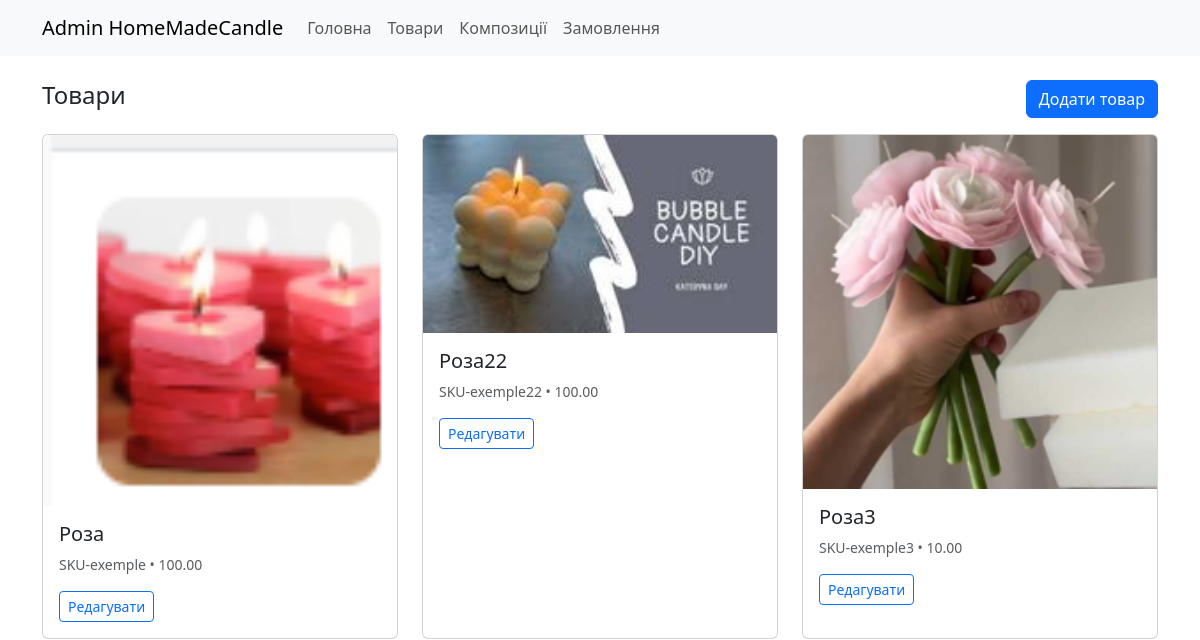
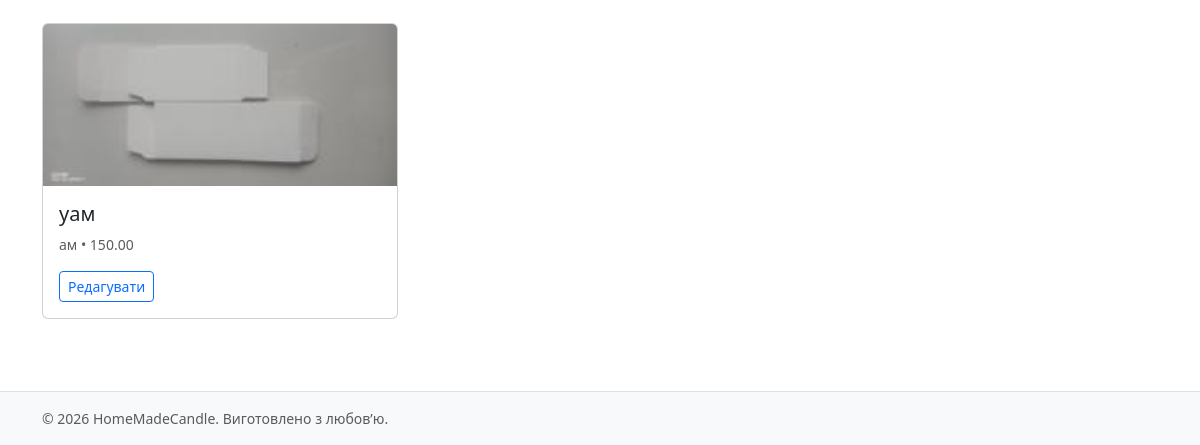
Page /admin/products (signed in) on the earlier database version (2 pictures, top to bottom).
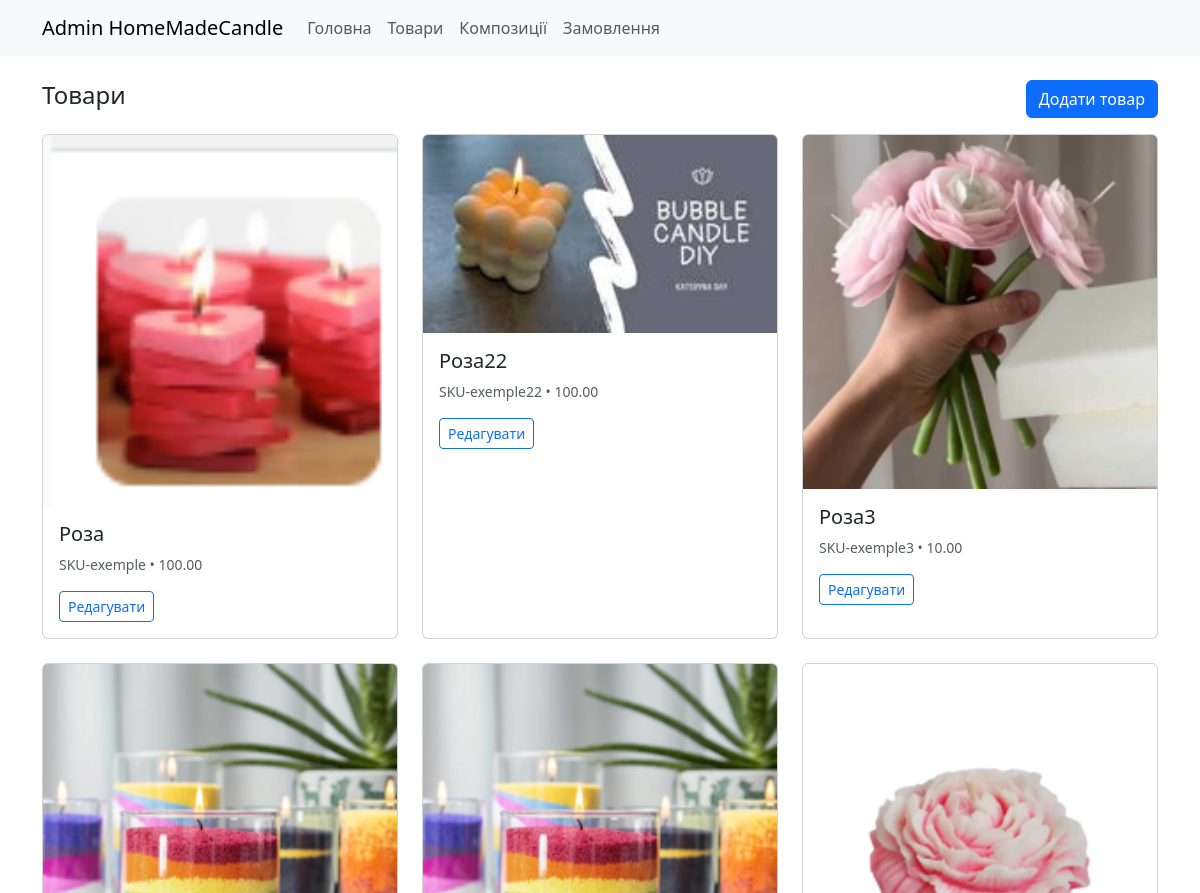
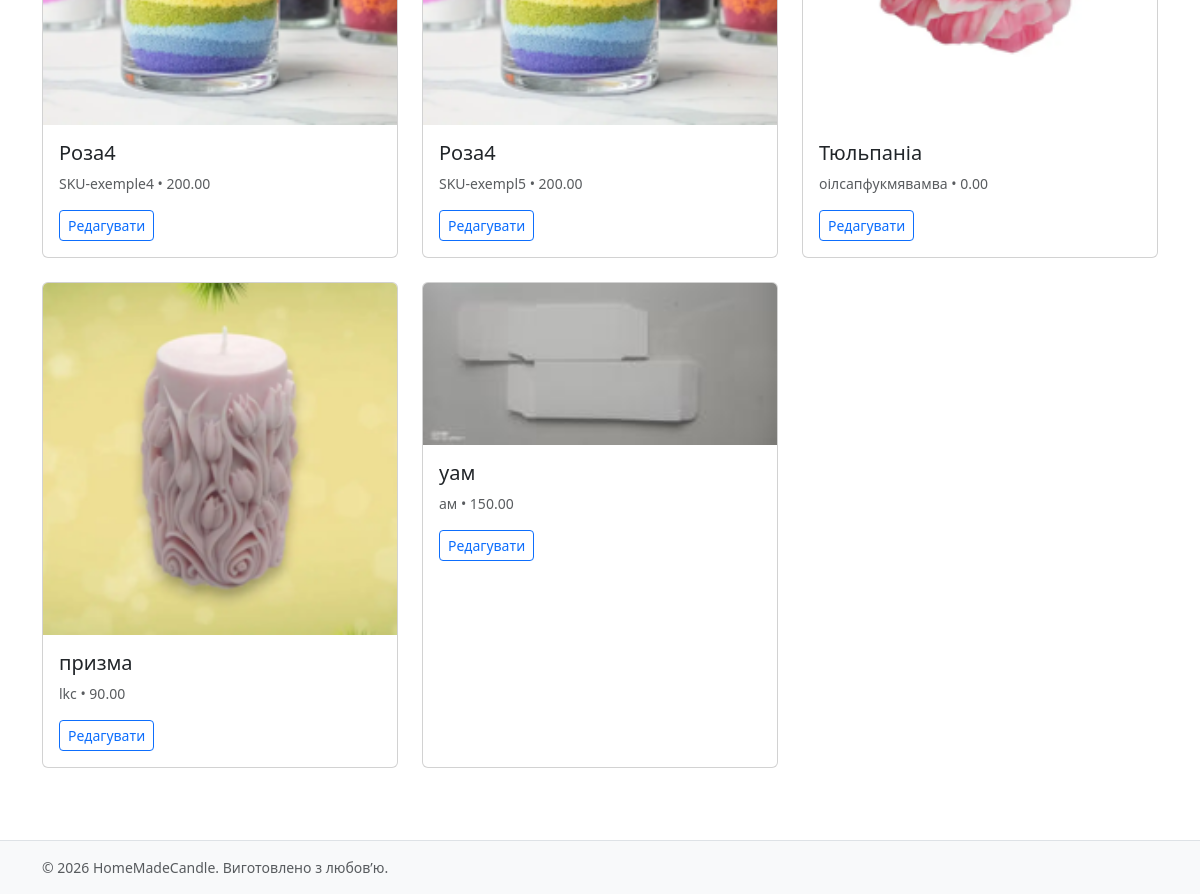
Same page on the later database version (2 pictures, top to bottom).
### models.py (models this page shows)
class Product(db.Model):
    id = db.Column(db.Integer, primary_key=True)
    sku = db.Column(db.String(64), unique=True, nullable=False)
    name = db.Column(db.String(120), nullable=False)
    description = db.Column(db.Text)
    wax_type = db.Column(db.String(64))
    category = db.Column(db.String(64))
    width = db.Column(db.Float)
    height = db.Column(db.Float)
    depth = db.Column(db.Float)
    weight = db.Column(db.Float)
    price = db.Column(db.Float, default=0.0)
    is_active = db.Column(db.Boolean, default=True)
    colors = db.relationship("Color", backref="product", cascade="all, delete-orphan")
    images = db.relationship("ProductImage", backref="product",
                             order_by="ProductImage.sort_order",
                             cascade="all, delete-orphan")

class ProductImage(db.Model):
    id = db.Column(db.Integer, primary_key=True)
    product_id = db.Column(db.Integer, db.ForeignKey("product.id"), nullable=False)
    filename = db.Column(db.String(255), nullable=False)         # оригінал
    preview_filename = db.Column(db.String(255))                  # прев’ю 200x200
    alt_text = db.Column(db.String(120))
    sort_order = db.Column(db.Integer, default=0)

### blueprints/admin/routes.py (the view)
@bp.route("/products")
@login_required
def product_list():
    products = Product.query.order_by(Product.name).all()
    return render_template("admin/product_list.html", products=products)

### blueprints/admin/routes.py (called while the page is built)
@login_manager.user_loader
def load_user(user_id):
    return User.query.get(int(user_id))

### templates/admin/product_list.html
{% extends "base.html" %}
{% block content %}
<div class="container">
  <div class="d-flex justify-content-between align-items-center mb-3">
    <h1 class="h4">Товари</h1>
    <a class="btn btn-primary" href="{{ url_for('admin.product_edit') }}">Додати товар</a>
  </div>
  <div class="row">
    {% for p in products %}
      <div class="col-12 col-md-6 col-lg-4 mb-4">
        <div class="card h-100">
          {% set cover = p.images[0] if p.images else None %}
          {% if cover %}
          <img class="card-img-top img-fluid" src="{{ url_for('static', filename='img/uploads/' ~ (cover.preview_filename or cover.filename)) }}" alt="{{ p.name }}">
          {% endif %}
          <div class="card-body">
            <h5 class="card-title">{{ p.name }}</h5>
            <p class="card-text small text-muted">{{ p.sku }} • {{ "%.2f"|format(p.price) }}</p>
            <a class="btn btn-outline-primary btn-sm" href="{{ url_for('admin.product_edit', product_id=p.id) }}">Редагувати</a>
          </div>
        </div>
      </div>
    {% else %}
      <p>Наразі немає товарів.</p>
    {% endfor %}
  </div>
</div>
{% endblock %}

### templates/base.html (shortened to what this page needs)
<!doctype html>
<html lang="uk">
<head>
  <link href="https://cdn.jsdelivr.net/npm/bootstrap@5.3.2/dist/css/bootstrap.min.css" rel="stylesheet">
  <link href="{{ url_for('static', filename='css/main.css') }}" rel="stylesheet">
</head>
<body>
  {% include 'partials/header.html' %}
  <main class="py-4">
    {% block content %}{% endblock %}
  </main>
  {% include 'partials/footer.html' %}
</body>
</html>

### templates/partials/header.html (shortened to what this page needs)
<nav class="navbar navbar-expand-md navbar-light bg-light">
  <div class="container">
    {% if request.blueprint == "public" %}
      <a class="navbar-brand" href="{{ url_for('public.index') }}">Shop HomeMadeCandle</a>
      <button class="navbar-toggler" type="button" data-bs-toggle="collapse" data-bs-target="#mainNav">
        <span class="navbar-toggler-icon"></span>
      </button>
      <div id="mainNavPublic" class="collapse navbar-collapse">
        <ul class="navbar-nav me-auto mb-2 mb-md-0">
          <li class="nav-item"><a class="nav-link" href="{{ url_for('public.index') }}">Головна</a></li>
          <li class="nav-item"><a class="nav-link" href="{{ url_for('public.catalog') }}">Каталог</a></li>
          <li class="nav-item"><a class="nav-link" href="{{ url_for('public.compositions') }}">Композиції</a></li>
          <li class="nav-item"><a class="nav-link" href="{{ url_for('public.faq') }}">FAQ</a></li>
          <li class="nav-item"><a class="nav-link" href="{{ url_for('shop.cart') }}">Кошик</a></li>
        </ul>
      </div>
    {% elif request.blueprint == "admin" %}
      <a class="navbar-brand" href="{{ url_for('public.index') }}">Admin HomeMadeCandle</a>
      <div id="mainNavAdmin" class="collapse navbar-collapse">
        <ul class="navbar-nav me-auto mb-2 mb-md-0">
          <li class="nav-item"><a class="nav-link" href="{{ url_for('admin.admin_index') }}">Головна</a></li>
          <li class="nav-item"><a class="nav-link" href="{{ url_for('admin.product_list') }}">Товари</a></li>
          <li class="nav-item"><a class="nav-link" href="{{ url_for('admin.composition_list') }}">Композиції</a></li>
          <li class="nav-item"><a class="nav-link" href="{{ url_for('admin.order_list') }}">Замовлення</a></li>
        </ul>
      </div>
    {% endif %}
  </div>
</nav>

### templates/partials/footer.html
<footer class="bg-light border-top py-3 mt-4">
  <div class="container text-muted small">
    © {{ 2026 }} HomeMadeCandle. Виготовлено з любов’ю.
  </div>
</footer>

### static/css/main.css (style rules this page uses)
body { font-family: system-ui, -apple-system, Segoe UI, Roboto, sans-serif; }
.card-img-top { object-fit: cover; }

Differences in the rows shown:
added Product: preview_filename (picture), name "Роза4", sku "SKU-exemple4", price "200.00"
added Product: preview_filename (picture), name "Роза4", sku "SKU-exempl5", price "200.00"
added Product: preview_filename (picture), name "Тюльпаніа", sku "оілсапфукмявамва", price "0.00"
added Product: preview_filename (picture), name "призма", sku "lkc", price "90.00"
